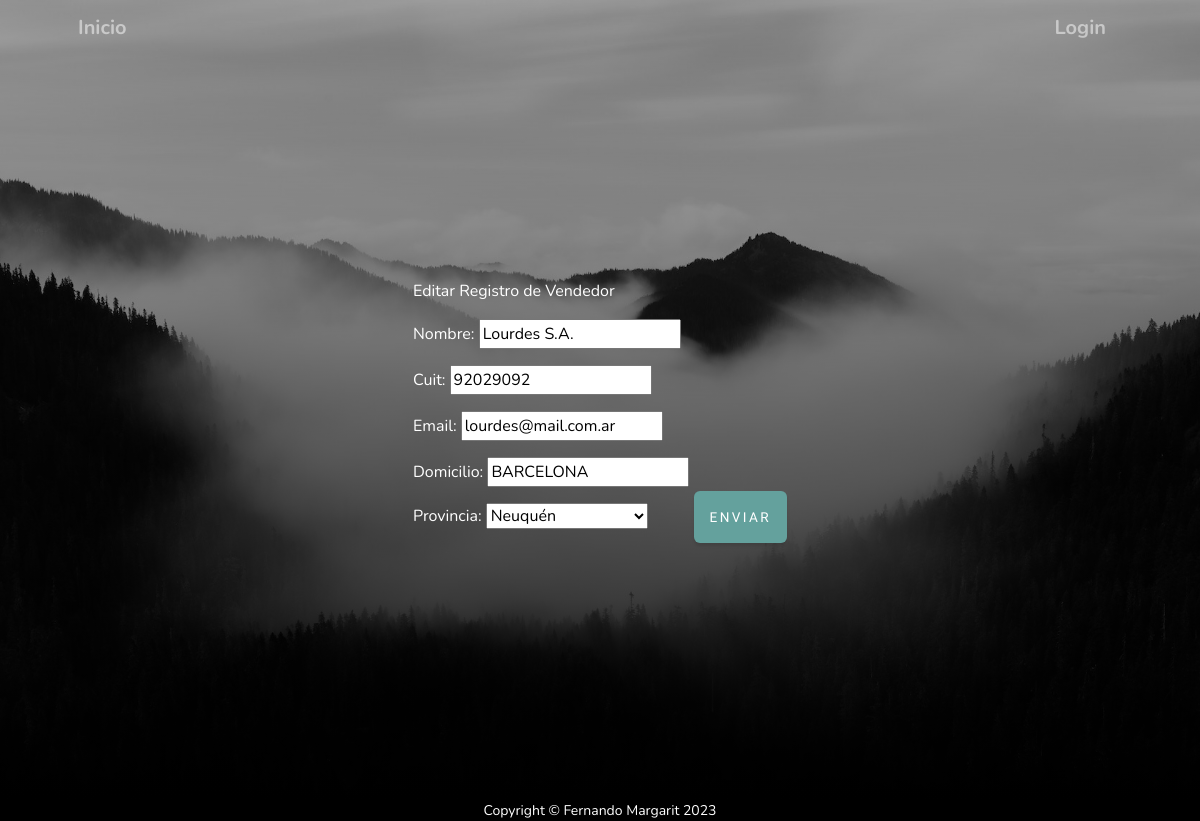
Page /entregable/vendedores/editar/92029092 on the committed database.
### AppFinal/models.py (models this page shows, shortened)
class Vendedor(models.Model):
    nombre   = models.CharField(max_length=30)
    cuit     = models.IntegerField(primary_key=True)
    email    = models.EmailField(null=False)
    usuario  = models.OneToOneField(User, on_delete=models.CASCADE)
    domicilio= models.CharField(max_length=150)
    provincia= models.ForeignKey(Provincia, on_delete=models.DO_NOTHING)
    cliente  = models.BooleanField(default=False)
    class Meta():
        verbose_name = 'VENDEDOR'
        verbose_name_plural = 'VENDEDOR'

class Provincia(models.Model):
    provincia   = models.CharField(primary_key=True, max_length=30)
    def __str__(self):
        return f'{self.provincia}'
    class Meta():
        verbose_name = 'PROVINCIA'
        verbose_name_plural = 'PROVINCIA'

### AppFinal/views.py (the view)
# urls.py: path('vendedores/editar/<pk>', VendedorUpdateView.as_view(), name='VendedoresEditarURL'),
class VendedorUpdateView(UpdateView):
    model               = Vendedor
    template_name       = 'vendedores/editar.html'
    fields              = ('nombre','cuit','email','domicilio','provincia')
    success_url         = '/entregable/vendedores/inicio'
    context_object_name = 'edit'

### AppFinal/templates/vendedores/editar.html (shortened to what this page needs)
{% load static %}
<link href="{% static 'css/styles.css' %}" rel="stylesheet" />
<link href="{% static 'css/mystyles.css' %}" rel="stylesheet" />
<!DOCTYPE html>
<html lang="en">
    {% load static %}
    <head>
        <link href="css/styles.css" rel="stylesheet" />
    </head>
    <body id="page-top">
        <header class="masthead">
            <div class="container px-4 px-lg-5 d-flex h-100 align-items-center justify-content-center">
            {% include 'vendedores/barra-editar.html' %}
                <form action="" method="POST">{% csrf_token %}
                    <p class="text-white-50 mx-auto mt-2 mb-5">Editar Registro de Vendedor</p>
                <section class="vendedor-editar">
                        {{form.as_p}}
                </section>
                    <button name="d"  class="btn btn-primary" id="submitButton" type="submit">Enviar</button>
                </form>
        </header>
            {% include 'pie.html' %}
    </body>
</html>

### AppFinal/static/css/mystyles.css (style rules this page uses)
.vendedor-editar { display: inline-block; box-sizing: content-box; }

### rows in the picture
Vendedor: nombre "Lourdes S.A.", cuit "92029092", email "lourdes@mail.com.ar", domicilio "BARCELONA"
Provincia: provincia "Neuquén"
